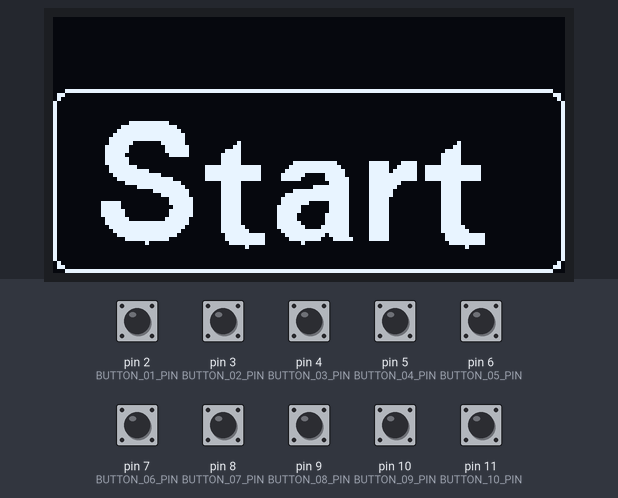
A program run on a simulated Arduino Pro Mini, built with avr-gcc and run on an emulated ATmega328P. Parts: 128×64 one-colour display. The inputs (shaded band) are chosen by the test bench; at power-on: pin 2 (BUTTON_01_PIN), pin 3 (BUTTON_02_PIN), pin 4 (BUTTON_03_PIN), pin 5 (BUTTON_04_PIN), pin 6 (BUTTON_05_PIN), pin 7 (BUTTON_06_PIN), pin 8 (BUTTON_07_PIN), pin 9 (BUTTON_08_PIN), pin 10 (BUTTON_09_PIN), pin 11 (BUTTON_10_PIN) HIGH. MIDI output is not drawn.

Above: at 1.3 s.
1.4 s: pin 4 (BUTTON_03_PIN) pulled LOW for 0.15 s
At 2.7 s:
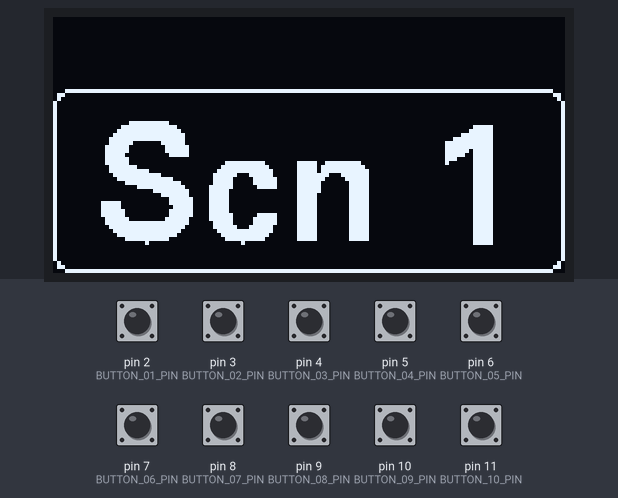
3.0 s: pin 5 (BUTTON_04_PIN) pulled LOW for 0.15 s
At 4.2 s:
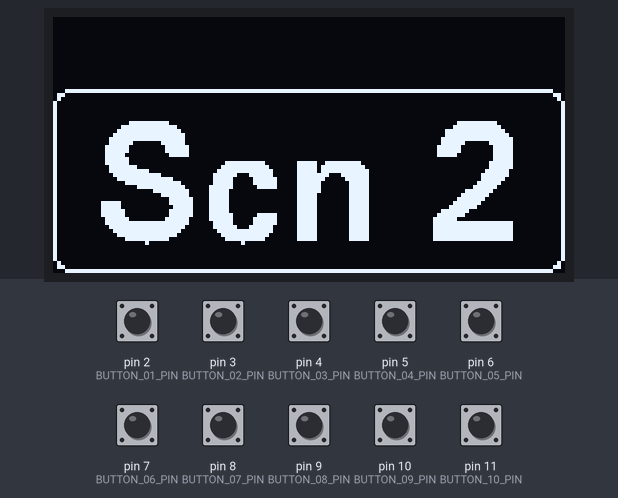
4.6 s: pin 6 (BUTTON_05_PIN) pulled LOW for 0.15 s
At 5.6 s:
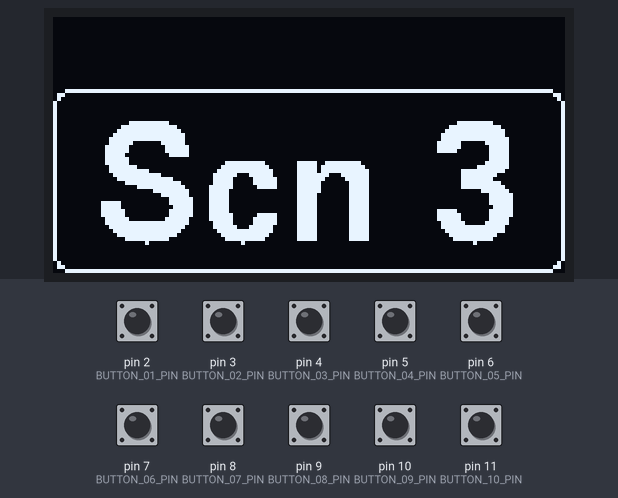
6.3 s: pin 7 (BUTTON_06_PIN) pulled LOW for 0.15 s
At 7.0 s:
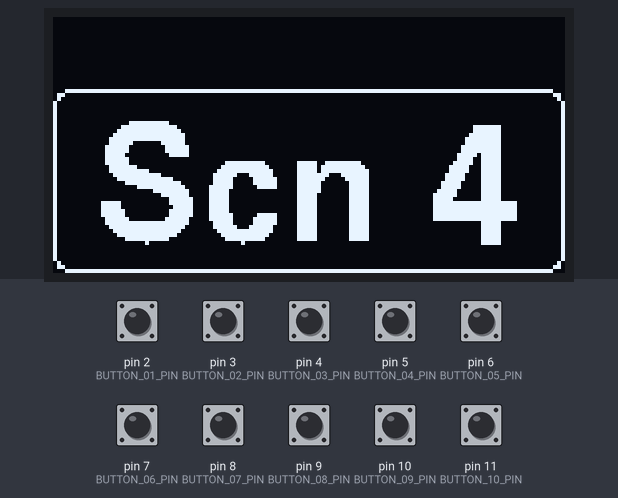
8.0 s: pin 8 (BUTTON_07_PIN) pulled LOW for 0.15 s
At 9.4 s:
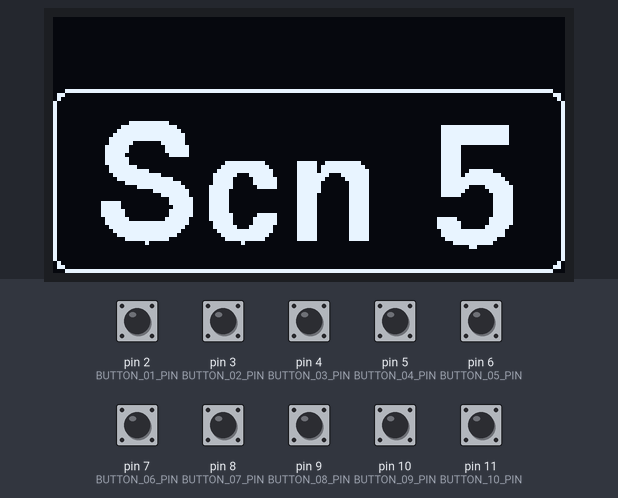
9.7 s: pin 9 (BUTTON_08_PIN) pulled LOW for 0.15 s
At 10.9 s:
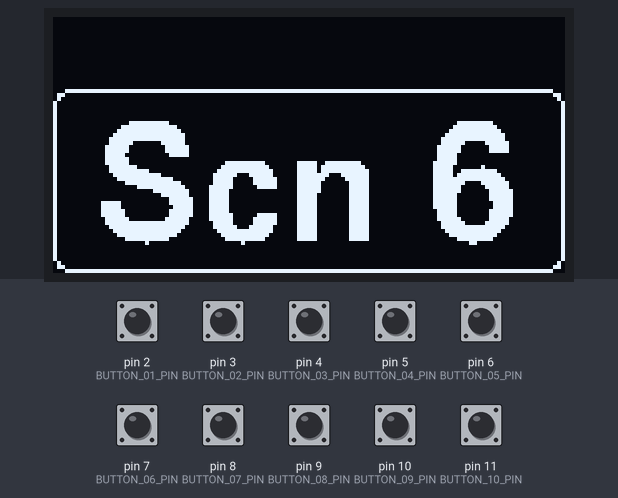
Timing chart, 0 to 12.4 s (numbered marks = the images above; inputs shaded):
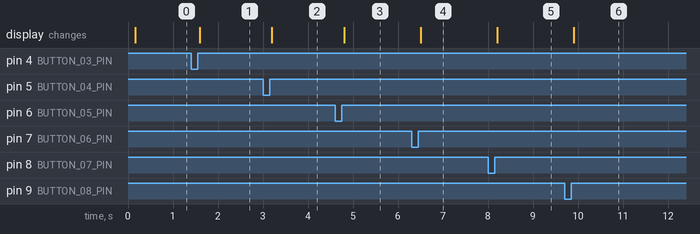

Measured:
- after the input at 1.4 s, the display: changes after 0.19 s (image 1)
- after the input at 3.0 s, the display: changes after 0.20 s (image 2)
- after the input at 4.6 s, the display: changes after 0.20 s (image 3)
- after the input at 6.3 s, the display: changes after 0.21 s (image 4)
- after the input at 8.0 s, the display: changes after 0.20 s (image 5)
- after the input at 9.7 s, the display: changes after 0.21 s (image 6)

The program:

main.cpp
```cpp
// IMPORTANT!!! USE THIS SKETCH AT YOUR OWN RISK!
// I WILL HOLD NO RESPONSIBLITY FOR ANY DAMAGE CAUSED TO YOUR DEVICES!!!
// YOU ARE ENTIRELY RESPONSIBLE FOR ANY DAMAGE CAUSED TO YOUR DEVICES!!!
// TEST IT EXTENSIVELY BEFORE USING!!!


// In this sketch, the buttons connected to pin 2 and 3 will be preset down and up respectively.
// In Fractal FM3, set up the MIDI messages like this to use it right out-of-the-box:
// 125 Preset down
// 126 Preset up
// 127 Change Scene, where the value is the desired scene starting from zero (i.e. Value 0 means scene 1)

// This setup is for a board with 10 buttons. First two for preset change, others for scene change.

#include "Arduino.h"
#include "U8glib.h"
#include "ezButton.h"
#include "MIDI.h"

U8GLIB_SSD1306_128X64 u8g(U8G_I2C_OPT_NO_ACK);

MIDI_CREATE_DEFAULT_INSTANCE();

const int BUTTON_NUM = 10;

const int BUTTON_01_PIN = 2;
const int BUTTON_02_PIN = 3;
const int BUTTON_03_PIN = 4;
const int BUTTON_04_PIN = 5;
const int BUTTON_05_PIN = 6;
const int BUTTON_06_PIN = 7;
const int BUTTON_07_PIN = 8;
const int BUTTON_08_PIN = 9;
const int BUTTON_09_PIN = 10;
const int BUTTON_10_PIN = 11;

ezButton buttons[] = {
    ezButton(BUTTON_01_PIN),
    ezButton(BUTTON_02_PIN),
    ezButton(BUTTON_03_PIN),
    ezButton(BUTTON_04_PIN),
    ezButton(BUTTON_05_PIN),
    ezButton(BUTTON_06_PIN),
    ezButton(BUTTON_07_PIN),
    ezButton(BUTTON_08_PIN),
    ezButton(BUTTON_09_PIN),
    ezButton(BUTTON_10_PIN),
};

bool state[] = {false, false};
bool modeSet = false;

// the mode the controller will operate
const int MODE_SCENE = 0;
const int MODE_FX = 1;
int currentMode = MODE_SCENE;

// preset / scene mode stuff
int currentPreset = 0;

String displayText = "Start";

void setupDisplay()
{
  if (u8g.getMode() == U8G_MODE_R3G3B2)
  {
    u8g.setColorIndex(255); // white
  }
  else if (u8g.getMode() == U8G_MODE_GRAY2BIT)
  {
    u8g.setColorIndex(3); // max intensity
  }
  else if (u8g.getMode() == U8G_MODE_BW)
  {
    u8g.setColorIndex(1); // pixel on
  }
  else if (u8g.getMode() == U8G_MODE_HICOLOR)
  {
    u8g.setHiColorByRGB(255, 255, 255);
  }
}

void draw()
{
  int str_len = displayText.length() + 1;
  char char_array[str_len];
  displayText.toCharArray(char_array, str_len);

  // Scene
  u8g.setFont(u8g_font_fub30);
  u8g.drawStr(10, 57, char_array);

  // Outline
  u8g.drawRFrame(0, 18, 128, 46, 4);
}

void setupButtons(unsigned long timeInMilliseconds)
{
  for (int i = 0; i < BUTTON_NUM; i++)
  {
    buttons[i] = ezButton(i + 2);
    buttons[i].setDebounceTime(timeInMilliseconds);
  }
}

void loopButtons()
{
  for (int i = 0; i < BUTTON_NUM; i++)
  {
    buttons[i].loop();
  }
}

void updateDisplay()
{
  u8g.firstPage();
  do
  {
    draw();
  } while (u8g.nextPage());
}

void setup(void)
{
  MIDI.begin(MIDI_CHANNEL_OMNI); // Listen to all incoming messages
  // Serial.begin(9600);
  setupButtons(50L);

  setupDisplay();
  updateDisplay();
}

void processInput()
{
  bool someButtonPressed = false;
  loopButtons();

  for (int i = 0; i < BUTTON_NUM; i++)
  {

    if (buttons[i].isPressed())
    {
      someButtonPressed = true;

      // Buttons 0 and 1 (pin 2 and 3) are preset down and up respectively

      if (i == 0 || i == 1)
      {
        state[i] = true;
        if (i == 0)
        {
          MIDI.sendControlChange(125, 1, 1);
        }
        else
        {
          MIDI.sendControlChange(126, 1, 1);
        }
      }
      else
      {
        if (currentMode == MODE_SCENE)
        {
          displayText = "Scn " + String(i - 1);
          MIDI.sendControlChange(127, i - 2, 1);
        }
        else if (currentMode == MODE_FX)
        {
          displayText = "FX " + String(i - 1);
          // TODO To be implemented
        }
      }
    }

    if (buttons[i].isReleased())
    {
      if (i == 0 || i == 1)
      {
        // Serial.println("The button " + String(i + 1) + " is released");
        state[i] = false;
        modeSet = false;
      }
      else
      {
        // Serial.println("The button " + String(i - 1) + " is released");
      }
    }
  }

  if (state[0] && state[1] && !modeSet)
  {
    modeSet = true;

    if (currentMode == MODE_FX)
    {
      currentMode = MODE_SCENE;
      displayText = "Scn";
    }
    else if (currentMode == MODE_SCENE)
    {
      currentMode = MODE_FX;
      displayText = "FX";
    }
    someButtonPressed = true;
  }

  if (someButtonPressed == true)
  {
    updateDisplay();
  }
}

void loop(void)
{
  processInput();

  // Read incoming messages
  MIDI.read();
}
```
